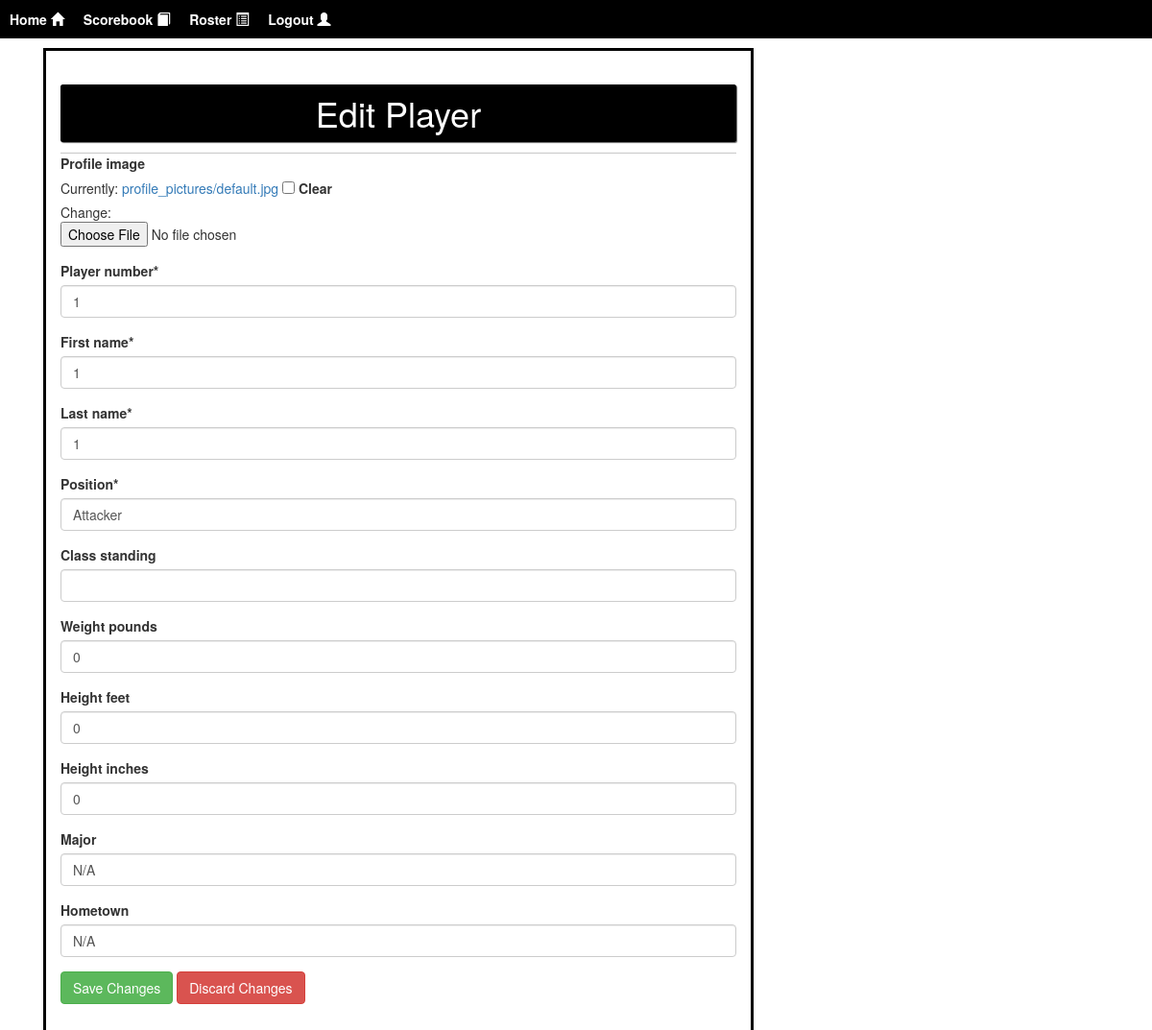
The page /edit-player/1/ (signed in) on the database its author committed.
### core/models.py (models this page shows, shortened)
class Player(models.Model):
    id = models.AutoField(primary_key=True)
    profile_image = models.ImageField(upload_to="profile_pictures/",
                                      default="profile_pictures/default.jpg")
    player_number = models.PositiveIntegerField("Player Number", default=0)
    first_name = models.CharField("First Name", max_length=30, default="")
    last_name = models.CharField("Last Name", max_length=30, default="")
    position = models.CharField("Position", max_length=4,
                                choices=POSITION_CHOICES, default="ATT")
    class_standing = models.CharField("Class", max_length=2,
                                      choices=CLASS_STANDING_CHOICES,
                                      default="N/A")
    weight_pounds = models.PositiveIntegerField("Weight (pounds)", default=0,
                                                blank=True, null=True)
    height_feet = models.PositiveIntegerField("Height (feet)", default=0,
                                              blank=True, null=True)
    height_inches = models.PositiveIntegerField("Height (inches)", default=0,
                                                blank=True, null=True)
    major = models.CharField("Major", max_length=100, default="N/A", blank=True,
                             null=True)
    hometown = models.CharField("Hometown", max_length=100, default="N/A",
                                blank=True, null=True)
    team = models.ForeignKey(Roster,
                             on_delete=models.CASCADE,
                             default=None)
    statistics = models.ForeignKey(PlayerStatistics,
                                   related_name="statistics",
                                   on_delete=models.CASCADE,
                                   null=True,
                                   blank=True,
                                   default=None)
    saves = models.ForeignKey(PlayerSaves,
                              related_name="saves",
                              on_delete=models.CASCADE,
                              null=True,
                              blank=True,
                              default=None)
    substitute = models.ForeignKey(Substitutes,
                                   related_name="substitute_set",
                                   on_delete=models.CASCADE,
                                   null=True,
                                   blank=True,
                                   default=None)

### core/views.py (the view, shortened to what this page needs)
# urls.py: path('edit-player/<int:player_id>/', views.edit_player,
@login_required
def edit_player(request: HttpRequest, player_id: int) -> HttpResponse:
    player = Player.objects.get(id=player_id)
    initial = {
        "profile_image": player.profile_image,
        "player_number": player.player_number,
        "first_name": player.first_name,
        "last_name": player.last_name,
        "position": player.position,
        "class_standing": player.class_standing,
        "weight_pounds": player.weight_pounds,
        "height_feet": player.height_feet,
        "height_inches": player.height_inches,
        "major": player.major,
        "hometown": player.hometown
    }
    if player is not None:
        form = PlayerEntryForm(initial=initial)
        return render(request, "edit_player.html",
                      {"form": form, "id": player.id})
    else:
        return HttpResponse("Player Not Found")

### core/forms.py
class PlayerEntryForm(forms.Form):
    profile_image = forms.ImageField(required=False)
    player_number = forms.IntegerField(min_value=0, max_value=99)
    first_name = forms.CharField(max_length=30)
    last_name = forms.CharField(max_length=30)
    position = forms.CharField(widget=forms.Select(choices=POSITION_CHOICES))
    class_standing = forms.CharField(
        widget=forms.Select(choices=CLASS_STANDING_CHOICES), required=False)
    weight_pounds = forms.IntegerField(min_value=0, required=False)
    height_feet = forms.IntegerField(min_value=0, required=False)
    height_inches = forms.IntegerField(min_value=0, required=False)
    major = forms.CharField(max_length=100, required=False)
    hometown = forms.CharField(max_length=100, required=False)

### core/templates/edit_player.html (shortened to what this page needs)
{% extends "base.html" %}
{% block content %}
{% load crispy_forms_tags %}
<div class="container">
    <div id="content" name="content" class="register">
        <div class="custom-block col-md-8 col-sm-8">
            <h1 class="bg_black">Edit Player</h1>
            <hr class="ml-auto mr-auto mt-auto mb-auto">
            <form method="POST" class="form-group" action="/edit-player/{{id}}/" enctype="multipart/form-data">
                {{ form|crispy }}
                <button type="submit" class="btn btn-success">Save Changes</button>
                <a href="/roster/" class="btn btn-danger">Discard Changes</a>
            </form>
        </div>
    </div>
</div>
{% endblock content %}

### core/templates/base.html (style rules this page uses)
.bg_black { padding: 10px; border-radius: 2.5px; box-shadow: 1px 1px 1px rgb(105, 105, 105); background: rgb(0, 0, 0); color: white; text-align: center; }
.custom-block { padding: 15px; border: 3px solid rgb(0, 0, 0); }

### rows shown on the page
Player: player_number "1", first_name "1", last_name "1", position "Attacker", weight_pounds "0", height_feet "0", height_inches "0", major "N/A", hometown "N/A"
